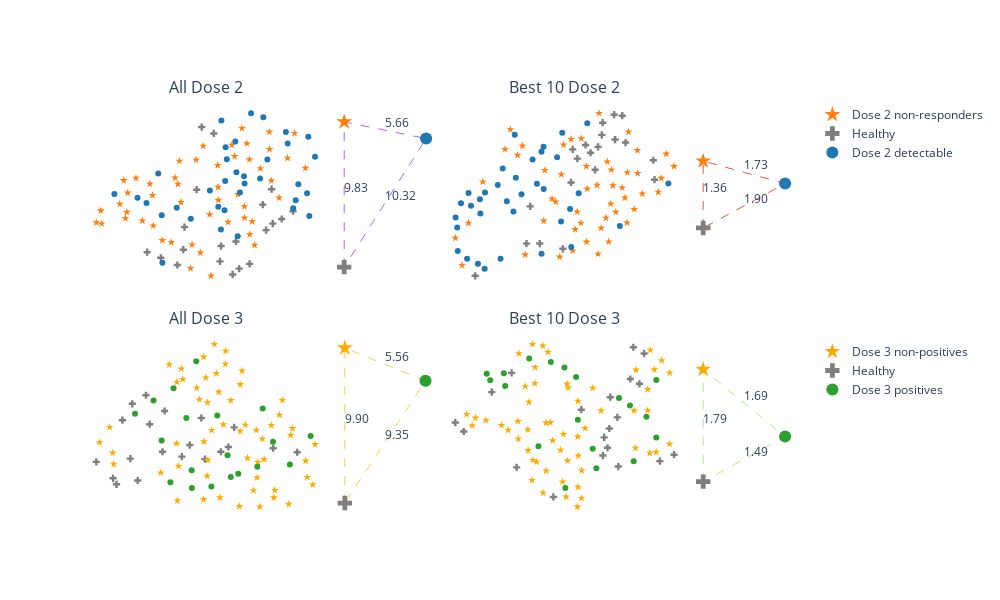

Write notebook code for a chart like this one.
### Code cell
file = open(fold + "/data_aux/immune_clean_a2.pkl","rb")
data = pk.load(file)
file.close()
data.keys()
all_x_d2_d = data["x_d2_d"]
all_x_d3_p = data["x_d3_p"]

y_d2_d = data["y_d2_d"]
y_d3_p = data["y_d3_p"]

file = open(fold + "/data_aux/feature_a1.pkl","rb")
data = pk.load(file)
file.close()

d2_d = data["d2_d"]
d3_p = data["d3_p"]
d2_d = d2_d.loc[d2_d["pvalue"]<=0.05,:]
d3_p = d3_p.loc[d3_p["pvalue"]<=0.05,:]

d2_d.sort_values(by="mu",ascending=False,inplace=True)
d2_d = d2_d.iloc[0:10,:]
d3_p.sort_values(by="mu",ascending=False,inplace=True)
d3_p = d3_p.iloc[0:10,:]

#f_d2_d = list(d2_d["var"])
#f_d3_p = list(d3_p["var"])

x_d2_d = all_x_d2_d.loc[:,list(d2_d["var"])].copy()
x_d3_p = all_x_d3_p.loc[:,list(d3_p["var"])].copy()


np.random.seed(42)
re = umap.UMAP(n_neighbors=6,min_dist=0.8)
re.fit(all_x_d2_d)
trans = re.transform(all_x_d2_d)
x1 = [c[0]  for c in trans ]
x2 = [c[1]  for c in trans ]
df = pd.DataFrame({"x1":x1,"x2":x2, "y":list(y_d2_d),"y2":list(y2_d2_d),"y3":list(y3_d2_d)})

np.random.seed(42)
re.fit(x_d2_d)
trans = re.transform(x_d2_d)
x1 = [c[0]  for c in trans ]
x2 = [c[1]  for c in trans ]
df3 = pd.DataFrame({"x1":x1,"x2":x2, "y":list(y_d2_d),"y2":list(y2_d2_d),"y3":list(y3_d2_d)})

np.random.seed(42)
re.fit(all_x_d3_p)
trans = re.transform(all_x_d3_p)
x1 = [c[0]  for c in trans ]
x2 = [c[1]  for c in trans ]
df7 = pd.DataFrame({"x1":x1,"x2":x2, "y":list(y_d3_p),"y2":list(y2_d3_p),"y3":list(y3_d3_p)})

np.random.seed(42)
re.fit(x_d3_p)
trans = re.transform(x_d3_p)
x1 = [c[0]  for c in trans ]
x2 = [c[1]  for c in trans ]
df9 = pd.DataFrame({"x1":x1,"x2":x2, "y":list(y_d3_p),"y2":list(y2_d3_p),"y3":list(y3_d3_p)})

#figure
f = go.FigureWidget(make_subplots(rows=2,cols=4,subplot_titles=["All Dose 2","","Best 10 Dose 2","","All Dose 3","","Best 10 Dose 3",""],vertical_spacing=0.10,horizontal_spacing=0,column_widths=[0.35,0.15,0.35,0.15]))
f.add_trace(go.Scatter(x=df.loc[df.y=="h","x1"],y=df.loc[df.y=="h","x2"],mode='markers',marker=dict(color="#7f7f7f",symbol="cross"),name = "Healthy",legendgroup='5',showlegend=False),row=1,col=1)
f.add_trace(go.Scatter(x=df.loc[df.y=="n","x1"],y=df.loc[df.y=="n","x2"],mode='markers',marker=dict(color="#ff7f0e",symbol="star"),name = "Dose 2 non-responders",legendgroup='5',showlegend=False),row=1,col=1)
f.add_trace(go.Scatter(x=df.loc[df.y=="d","x1"],y=df.loc[df.y=="d","x2"],mode='markers',marker=dict(color="#1f77b4"),name = "Dose 2 detectable",legendgroup='5',showlegend=False),row=1,col=1)

x,y,dhn,dhd,dnd = newton(all_x_d2_d,y_d2_d,1,2,10,d_euclidian)
data,dist,Nfig,Hfig,Dfig=figure_d2_traces(x,y,dhn,dhd,dnd,True)
f.add_trace(data,row=1,col=2)
f.add_trace(dist,row=1,col=2)
f.add_trace(Nfig,row=1,col=2)
f.add_trace(Hfig,row=1,col=2)
f.add_trace(Dfig,row=1,col=2)
f.update_yaxes(scaleanchor = "x2",scaleratio = 1,showticklabels=False,showline=False,ticks="",showgrid=False,zeroline=False,row=1,col=2)
f.update_xaxes(showticklabels=False,showline=False,ticks="",showgrid=False,zeroline=False,row=1,col=2)

f.add_trace(go.Scatter(x=df3.loc[df3.y=="h","x1"],y=df3.loc[df2.y=="h","x2"],mode='markers',marker=dict(color="#7f7f7f",symbol="cross"),name = "Healthy",legendgroup='5',showlegend=False),row=1,col=3)
f.add_trace(go.Scatter(x=df3.loc[df3.y=="n","x1"],y=df3.loc[df2.y=="n","x2"],mode='markers',marker=dict(color="#ff7f0e",symbol="star"),name = "Dose 2 non-responders",legendgroup='5',showlegend=False),row=1,col=3)
f.add_trace(go.Scatter(x=df3.loc[df3.y=="d","x1"],y=df3.loc[df2.y=="d","x2"],mode='markers',marker=dict(color="#1f77b4"),name = "Dose 2 detectable",legendgroup='5',showlegend=False),row=1,col=3)

x,y,dhn,dhd,dnd = newton(x_d2_d,y_d2_d,1,2,10,d_euclidian)
data,dist,Nfig,Hfig,Dfig=figure_d2_traces(x,y,dhn,dhd,dnd)
f.add_trace(data,row=1,col=4)
f.add_trace(dist,row=1,col=4)
f.add_trace(Nfig,row=1,col=4)
f.add_trace(Hfig,row=1,col=4)
f.add_trace(Dfig,row=1,col=4)
f.update_yaxes(scaleanchor = "x4",scaleratio = 1,showticklabels=False,showline=False,ticks="",showgrid=False,zeroline=False,row=1,col=4)
f.update_xaxes(showticklabels=False,showline=False,ticks="",showgrid=False,zeroline=False,row=1,col=4)

f.add_trace(go.Scatter(x=df7.loc[df7.y=="h","x1"],y=df7.loc[df7.y=="h","x2"],mode='markers',marker=dict(color="#7f7f7f",symbol="cross"),name = "Healthy",legendgroup='5',showlegend=False),row=2,col=1)
f.add_trace(go.Scatter(x=df7.loc[df7.y=="n","x1"],y=df7.loc[df7.y=="n","x2"],mode='markers',marker=dict(color="#ffaa00",symbol="star"),name = "Dose 3 non-positives",legendgroup='5',showlegend=False),row=2,col=1)
f.add_trace(go.Scatter(x=df7.loc[df7.y=="d","x1"],y=df7.loc[df7.y=="d","x2"],mode='markers',marker=dict(color="#2ca02c"),name = "Dose 3 positives",legendgroup='5',showlegend=False),row=2,col=1)

x,y,dhn,dhd,dnd = newton(all_x_d3_p,y_d3_p,1,2,10,d_euclidian)
data,dist,Nfig,Hfig,Dfig=figure_d3_traces(x,y,dhn,dhd,dnd,True)
f.add_trace(data,row=2,col=2)
f.add_trace(dist,row=2,col=2)
f.add_trace(Nfig,row=2,col=2)
f.add_trace(Hfig,row=2,col=2)
f.add_trace(Dfig,row=2,col=2)
f.update_yaxes(scaleanchor = "x6",scaleratio = 1,showticklabels=False,showline=False,ticks="",showgrid=False,zeroline=False,row=2,col=2)
f.update_xaxes(showticklabels=False,showline=False,ticks="",showgrid=False,zeroline=False,row=2,col=2)

f.add_trace(go.Scatter(x=df9.loc[df9.y=="h","x1"],y=df9.loc[df9.y=="h","x2"],mode='markers',marker=dict(color="#7f7f7f",symbol="cross"),name = "Healthy",legendgroup='5',showlegend=False),row=2,col=3)
f.add_trace(go.Scatter(x=df9.loc[df9.y=="n","x1"],y=df9.loc[df9.y=="n","x2"],mode='markers',marker=dict(color="#ffaa00",symbol="star"),name = "Dose 3 non-positives",legendgroup='5',showlegend=False),row=2,col=3)
f.add_trace(go.Scatter(x=df9.loc[df9.y=="d","x1"],y=df9.loc[df9.y=="d","x2"],mode='markers',marker=dict(color="#2ca02c"),name = "Dose 3 positives",legendgroup='5',showlegend=False),row=2,col=3)
f.update_layout(legend_tracegroupgap=180)

x,y,dhn,dhd,dnd = newton(x_d3_p,y_d3_p,1,2,10,d_euclidian)
data,dist,Nfig,Hfig,Dfig=figure_d3_traces(x,y,dhn,dhd,dnd)
f.add_trace(data,row=2,col=4)
f.add_trace(dist,row=2,col=4)
f.add_trace(Nfig,row=2,col=4)
f.add_trace(Hfig,row=2,col=4)
f.add_trace(Dfig,row=2,col=4)
f.update_yaxes(scaleanchor = "x8",scaleratio = 1,showticklabels=False,showline=False,ticks="",showgrid=False,zeroline=False,row=2,col=4)
f.update_xaxes(showticklabels=False,showline=False,ticks="",showgrid=False,zeroline=False,row=2,col=4)

f.update_layout(height = 600,width=1000,template= "plotly_white",showlegend=True)
f.update_xaxes(showticklabels=False,showline=False,ticks="",showgrid=False,zeroline=False)
f.update_yaxes(showticklabels=False,showline=False,ticks="",showgrid=False,zeroline=False)
#f.write_image("fig3.svg")
f

### Figure 1 — Plotly figure (JSON) as saved in the notebook; plotly's stock layout.template omitted (floating-point values rounded to 4 significant figures)
{"data": [{"legendgroup": "5", "marker": {"color": "#7f7f7f", "symbol": "cross"}, "mode": "markers", "name": "Healthy", "showlegend": false, "type": "scatter", "uid": "7da7fbef-3931-4279-a97c-ccbdc450624e", "x": [0.6915, 3.514, 2.773, 3.469, 4.601, 3.236, 1.844, 3.953, 2.115, 4.202, 1.213, 2.071, 2.58, 5.826, 5.486, 6.26, 5.102, 5.229, 5.44, 4.079], "xaxis": "x", "y": [-7.238, -6.919, -0.717, -7.715, -7.845, -1.052, -7.906, -8.398, -5.93, -8.093, -7.528, -7.109, -3.982, -5.508, -5.749, -5.105, -4.757, -6.089, -3.955, -6.68], "yaxis": "y"}, {"legendgroup": "5", "marker": {"color": "#ff7f0e", "symbol": "star"}, "mode": "markers", "name": "Dose 2 non-responders", "showlegend": false, "type": "scatter", "uid": "ff657be1-b911-4c27-9b8c-2e3f9db2bb06", "x": [5.724, 3.778, -0.3531, 6.317, 4.496, 2.404, 6.05, 3.127, 2.828, 5.355, 1.866, 4.408, 3.398, 1.923, 5.012, 2.347, 3.381, 3.076, 4.702, 5.362, 5.427, 4.592, 4.31, 1.612, 3.92, 1.271, -1.046, 4.605, 4.03, -0.04683, 0.5089, -0.1386, -0.2049, 0.9215, -1.249, -0.08311, 0.2648, 6.728, 1.98, 0.7907, 1.756, 2.562, 2.722, 0.8958, -1.078, 4.792, 4.154, 3.41, 4.402], "xaxis": "x", "y": [-4.403, -5.673, -4.727, -1.042, -1.573, -6.847, -2.335, -8.468, -1.703, -0.9691, -3.69, -5.444, -3.844, -2.485, -2.874, -8.079, -2.711, -5.271, -5.639, -1.872, -3.511, -2.405, -0.7795, -6.724, -1.652, -6.624, -5.755, -6.316, -2.242, -4.144, -5.6, -5.469, -3.497, -5.857, -5.696, -5.151, -3.379, -2.858, -4.639, -3.675, -3.364, -2.42, -7.26, -4.273, -5.074, -6.869, -4.221, -4.525, -4.856], "yaxis": "y"}, {"legendgroup": "5", "marker": {"color": "#1f77b4"}, "mode": "markers", "name": "Dose 2 detectable", "showlegend": false, "type": "scatter", "uid": "883f0c57-3031-49d6-8799-a797450839a1", "x": [3.732, 7.095, 4.656, 5.124, 5.986, 6.053, 0.6672, 6.842, 6.795, 3.645, 6.46, 4.408, 3.405, 3.085, 6.88, 3.686, 1.274, 3.507, 6.263, 4.055, 4.097, 4.232, 3.523, 1.248, 1.115, -0.5598, 0.3224, 1.819, 2.356, 6.359, 5.279, 4.388, 4.146, 5.001, 3.669], "xaxis": "x", "y": [-2.395, -2.271, 0.004329, -0.2087, -0.9804, -1.572, -4.68, -1.222, -4.166, -5.051, -3.704, -3.66, -4.868, -4.025, -5.35, -1.773, -7.782, -6.053, -4.945, -1.466, -3.077, -4.126, -0.3706, -5.316, -3.135, -4.202, -4.405, -4.919, -5.489, -4.535, -2.406, -3.279, -6.409, -3.399, -3.527], "yaxis": "y"}, {"legendgroup": "5", "line": {"dash": "dash", "width": 1}, "mode": "lines", "name": "citations", "showlegend": false, "type": "scatter", "uid": "bcca4783-ab2f-4089-9134-207d060a2ca3", "x": [0, 0, 5.543, 0], "xaxis": "x2", "y": [0, 9.831, 8.699, 0], "yaxis": "y2"}, {"legendgroup": "5", "mode": "text", "showlegend": false, "text": ["9.83", "10.32", "5.66"], "textposition": "top right", "type": "scatter", "uid": "ece5bc4d-8c52-45bb-a887-e426408bc638", "x": [0, 2.772, 2.772], "xaxis": "x2", "y": [4.915, 4.35, 9.265], "yaxis": "y2"}, {"legendgroup": "1", "marker": {"color": "#ff7f0e", "size": 12, "symbol": "star"}, "mode": "markers", "name": "Dose 2 non-responders", "showlegend": true, "type": "scatter", "uid": "b37eddbf-d495-4822-b660-63b424fa98e6", "x": [0], "xaxis": "x2", "y": [9.831], "yaxis": "y2"}, {"legendgroup": "1", "marker": {"color": "#7f7f7f", "size": 12, "symbol": "cross"}, "mode": "markers", "name": "Healthy", "showlegend": true, "type": "scatter", "uid": "ca0db368-c0bc-4ee2-9348-8c4ddc85d59c", "x": [0], "xaxis": "x2", "y": [0], "yaxis": "y2"}, {"legendgroup": "1", "marker": {"color": "#1f77b4", "size": 12}, "mode": "markers", "name": "Dose 2 detectable", "showlegend": true, "type": "scatter", "uid": "1b940535-357c-42f6-934c-716cbe8ac2e5", "x": [5.543], "xaxis": "x2", "y": [8.699], "yaxis": "y2"}, {"legendgroup": "5", "marker": {"color": "#7f7f7f", "symbol": "cross"}, "mode": "markers", "name": "Healthy", "showlegend": false, "type": "scatter", "uid": "50d1c2ff-b56b-40fd-bdb8-5ad0d61d6330", "x": [-0.8586, 0.2596, -4.992, 0.4476, 2.099, -1.548, -1.288, -0.2042, -0.9077, 2.03, -0.1506, -1.119, -1.832, -2.659, -2.303, -5.202, -2.568, -8.126, -4.446, -3.128], "xaxis": "x3", "y": [2.331, 2.663, -1.646, 1.388, -0.3766, 0.9043, 0.09371, 2.712, 1.751, 0.5471, 1.531, 1.184, 1.271, -0.509, 0.6247, -3.412, 1.066, -4.943, -3.41, -3.66], "yaxis": "y3"}, {"legendgroup": "5", "marker": {"color": "#ff7f0e", "symbol": "star"}, "mode": "markers", "name": "Dose 2 non-responders", "showlegend": false, "type": "scatter", "uid": "5375909c-8284-4c5d-b1d8-d65a170189ba", "x": [-2.311, 0.5488, 0.4141, -1.119, -6.425, -0.5919, -5.708, 0.6145, -1.173, -1.778, -3.536, -9.261, -2.428, 0.2512, -3.088, -6.117, -2.561, 0.5263, -5.277, -0.3676, 1.402, -8.512, -3.222, -3.745, -4.218, -1.065, -0.1124, 1.141, -0.2728, 3.21, -1.789, -0.6748, 2.313, -1.743, -2.099, -0.945, 0.943, -2.077, 2.765, 2.482, -4.155, -5.434, 1.118, -0.3988, -0.5133, -3.307, -7.695, -8.877, -2.657], "xaxis": "x3", "y": [-1.897, -0.03609, -1.238, -3.905, 1.069, 0.479, 0.7919, 1.898, -0.6366, -3.333, -1.43, -3.147, -2.737, -0.7561, 1.284, 2.011, -3.749, -2.42, -3.937, 0.09739, -1.044, -2.437, -0.1285, -1.287, -2.329, 2.782, -1.915, -0.07637, -0.6544, 0.2552, 0.2563, -2.196, -0.9645, -0.8062, -2.432, -2.676, -1.779, 1.579, 0.8481, -0.3031, 0.07259, 1.23, 1.014, -1.517, -3.324, -4.044, -0.4754, -4.441, 1.544], "yaxis": "y3"}, {"legendgroup": "5", "marker": {"color": "#1f77b4"}, "mode": "markers", "name": "Dose 2 detectable", "showlegend": false, "type": "scatter", "uid": "2828fd24-bb0a-4ab0-af98-566b762e9f3c", "x": [-3.231, -5.489, -6.837, -6.324, -5.812, -5.947, 0.1215, -6.56, -5.871, -9.123, -7.833, -9.243, -7.567, -4.856, -6.682, -8.939, -1.737, -4.344, -8.589, -4.231, -2.65, -7.588, -4.222, -3.456, -4.347, 2.889, -4.608, -2.227, -2.718, -8.368, -9.154, -8.507, -3.161, -7.859, -7.972], "xaxis": "x3", "y": [-2.359, -1.065, -0.626, -1.399, -0.2853, -1.89, -2.571, 0.1575, 1.753, -3.768, -1.987, -2.178, -0.9847, 0.5793, -4.135, -1.492, 2.305, -3.89, -4.138, 1.19, -3.572, -4.61, -0.8179, 0.6896, 0.9472, -0.5525, -0.5748, -1.023, -1.765, -1.618, -2.653, -1.009, 1.855, -1.306, -4.369], "yaxis": "y3"}, {"legendgroup": "5", "line": {"dash": "dash", "width": 1}, "mode": "lines", "name": "citations", "showlegend": false, "type": "scatter", "uid": "7101f88b-013b-4852-99f7-f43468d250c5", "x": [0, 0, 1.67, 0], "xaxis": "x4", "y": [0, 1.363, 0.9035, 0], "yaxis": "y4"}, {"legendgroup": "5", "mode": "text", "showlegend": false, "text": ["1.36", "1.90", "1.73"], "textposition": "top right", "type": "scatter", "uid": "7b818150-6f3c-4561-bdc3-9c810b7c6d8c", "x": [0, 0.8349, 0.8349], "xaxis": "x4", "y": [0.6815, 0.4517, 1.133], "yaxis": "y4"}, {"legendgroup": "1", "marker": {"color": "#ff7f0e", "size": 12, "symbol": "star"}, "mode": "markers", "name": "Dose 2 non-responders", "showlegend": false, "type": "scatter", "uid": "899b4f19-c644-41f0-93be-6e1d9f9400cb", "x": [0], "xaxis": "x4", "y": [1.363], "yaxis": "y4"}, {"legendgroup": "1", "marker": {"color": "#7f7f7f", "size": 12, "symbol": "cross"}, "mode": "markers", "name": "Healthy", "showlegend": false, "type": "scatter", "uid": "6890a563-e426-45b1-9e15-7b7819a941ac", "x": [0], "xaxis": "x4", "y": [0], "yaxis": "y4"}, {"legendgroup": "1", "marker": {"color": "#1f77b4", "size": 12}, "mode": "markers", "name": "Dose 2 detectable", "showlegend": false, "type": "scatter", "uid": "b9553ba7-ea04-46c1-8e07-f840e7ae4dfc", "x": [1.67], "xaxis": "x4", "y": [0.9035], "yaxis": "y4"}, {"legendgroup": "5", "marker": {"color": "#7f7f7f", "symbol": "cross"}, "mode": "markers", "name": "Healthy", "showlegend": false, "type": "scatter", "uid": "e9af6f76-f793-4e69-a6d4-a871c0f81a0f", "x": [7.808, 7.155, 14.11, 5.741, 6.441, 13.11, 6.828, 6.582, 8.584, 7.465, 7.238, 7.964, 10.11, 10.26, 9.305, 11.24, 10.92, 9.634, 11.48, 8.495], "xaxis": "x5", "y": [2.269, -0.6804, -0.386, -0.8355, -1.599, -0.1988, 1.106, -1.877, 1.536, -1.701, 1.87, 0.9205, 1.208, -0.7051, -0.5881, -0.1413, -0.3618, -0.04973, 0.7721, -0.3619], "yaxis": "y5"}, {"legendgroup": "5", "marker": {"color": "#ffaa00", "symbol": "star"}, "mode": "markers", "name": "Dose 3 non-positives", "showlegend": false, "type": "scatter", "uid": "e597c526-b854-4daf-81b9-de277927209b", "x": [10.36, 10.39, 9.341, 13.75, 14.85, 11.7, 12.29, 5.878, 14.52, 14.76, 13.13, 13.17, 12.55, 11.34, 9.118, 6.462, 10.2, 13.83, 13.03, 6.294, 13.37, 9.165, 12.43, 12.04, 13.91, 14.46, 12.73, 9.085, 12.66, 10.21, 10.83, 9.282, 10.66, 10.37, 9.096, 10.3, 9.918, 11.12, 10.89, 11.81, 11.12, 11.73, 13.49, 6.423, 10.03, 10.74, 8.779, 8.422, 12.47, 11.94, 11.02, 10.54, 12.4, 10.22, 11.73], "xaxis": "x5", "y": [-1.492, -0.7514, 3.013, -2.799, -0.01874, -2.902, -2.166, 0.06908, -1.548, -1.892, -2.499, -2.156, -2.925, 2.032, -2.636, -0.9365, -2.582, 0.41, 0.8657, 0.78, 1.35, -1.035, -1.571, -0.6556, 0.7282, -0.7875, -0.7171, 0.02358, 0.2326, 4.054, 2.426, 3.503, 4.645, 1.925, 2.884, 3.086, 2.615, 4.33, -2.497, 3.409, 3.72, 2.773, 2.039, -0.4135, 2.072, 3.289, 3.697, -1.34, -0.8568, 0.8865, 0.9015, 0.639, 0.6413, 0.1113, 0.5963], "yaxis": "y5"}, {"legendgroup": "5", "marker": {"color": "#2ca02c"}, "mode": "markers", "name": "Dose 3 positives", "showlegend": false, "type": "scatter", "uid": "b08f4d51-6cd3-4ad6-ad7a-68fd2bb99fc4", "x": [14.67, 13.1, 10.53, 9.722, 9.713, 11.34, 10.78, 11.21, 7.354, 12.67, 8.824, 12.44, 11.65, 13.8, 8.123, 8.956, 9.902, 9.489, 8.463], "xaxis": "x5", "y": [0.3741, 0.1072, -1.982, -2.051, -1.221, -1.543, 1.32, -0.5234, 1.402, 1.647, -1.78, -1.058, -1.381, -0.9513, 2.019, 2.594, 3.847, 1.209, 0.1611], "yaxis": "y5"}, {"legendgroup": "5", "line": {"dash": "dash", "width": 1}, "mode": "lines", "name": "citations", "showlegend": false, "type": "scatter", "uid": "7163651b-67f2-4c6d-864a-50825ef89b8f", "x": [0, 0, 5.152, 0], "xaxis": "x6", "y": [0, 9.899, 7.799, 0], "yaxis": "y6"}, {"legendgroup": "5", "mode": "text", "showlegend": false, "text": ["9.90", "9.35", "5.56"], "textposition": "top right", "type": "scatter", "uid": "ec88721c-1500-4359-a407-3accd07fa696", "x": [0, 2.576, 2.576], "xaxis": "x6", "y": [4.949, 3.9, 8.849], "yaxis": "y6"}, {"legendgroup": "2", "marker": {"color": "#ffaa00", "size": 12, "symbol": "star"}, "mode": "markers", "name": "Dose 3 non-positives", "showlegend": true, "type": "scatter", "uid": "3d65361d-7847-4a56-a48d-fca3c363a1e7", "x": [0], "xaxis": "x6", "y": [9.899], "yaxis": "y6"}, {"legendgroup": "2", "marker": {"color": "#7f7f7f", "size": 12, "symbol": "cross"}, "mode": "markers", "name": "Healthy", "showlegend": true, "type": "scatter", "uid": "95a4127d-83dc-4c7a-b856-e276901426b1", "x": [0], "xaxis": "x6", "y": [0], "yaxis": "y6"}, {"legendgroup": "2", "marker": {"color": "#2ca02c", "size": 12}, "mode": "markers", "name": "Dose 3 positives", "showlegend": true, "type": "scatter", "uid": "af6957e3-c99e-48d2-a33b-af4f5bcab081", "x": [5.152], "xaxis": "x6", "y": [7.799], "yaxis": "y6"}, {"legendgroup": "5", "marker": {"color": "#7f7f7f", "symbol": "cross"}, "mode": "markers", "name": "Healthy", "showlegend": false, "type": "scatter", "uid": "83f29418-863a-4799-8699-c5f3f4662573", "x": [4.281, 1.893, -2.713, -2.319, 4.437, -1.0, 4.219, 4.521, 0.1681, 3.207, -0.06669, 4.9, 5.936, 5.506, 5.651, 7.559, 6.895, 4.943, 6.157, 4.565], "xaxis": "x7", "y": [10.21, 6.496, 11.14, 10.58, 9.566, 13.04, 9.079, 10.77, 8.342, 11.94, 14.24, 11.46, 13.55, 13.85, 15.83, 9.132, 8.729, 8.393, 15.44, 12.72], "yaxis": "y7"}, {"legendgroup": "5", "marker": {"color": "#ffaa00", "symbol": "star"}, "mode": "markers", "name": "Dose 3 non-positives", "showlegend": false, "type": "scatter", "uid": "7fd2ef4c-7bb5-46ab-b27f-88793729f57a", "x": [6.982, 0.2443, 1.037, 3.02, 3.386, 2.23, 4.137, -1.276, 0.9363, -0.5434, -0.2303, 3.744, 0.8899, 1.86, 3.222, -1.769, 3.051, 2.324, 7.354, -1.921, 3.06, 2.551, 3.037, 0.7501, 6.635, 0.2277, 2.493, 0.7081, 1.023, 0.6945, 0.2772, 1.641, 1.754, 2.364, 2.531, 0.9083, 3.219, 1.554, 1.408, 1.109, 2.587, 1.545, 0.5713, -2.182, 6.321, 3.052, 1.399, 5.778, 5.686, 5.751, 6.423, 6.443, 6.724, 6.325, 7.357], "xaxis": "x7", "y": [15.01, 10.12, 14.58, 5.881, 10.79, 9.416, 11.89, 11.28, 8.784, 10.97, 10.67, 13.3, 7.54, 10.02, 8.147, 11.43, 7.114, 7.437, 14.23, 10.95, 9.065, 8.761, 10.26, 12.41, 14.44, 11.21, 6.504, 9.405, 13.59, 10.7, 15.44, 15.53, 11.15, 10.41, 13.55, 16.03, 6.418, 8.123, 6.753, 8.691, 13.31, 11.11, 13.39, 11.65, 11.89, 12.47, 15.93, 14.42, 11.88, 9.547, 9.235, 15.66, 9.295, 13.2, 9.802], "yaxis": "y7"}, {"legendgroup": "5", "marker": {"color": "#2ca02c"}, "mode": "markers", "name": "Dose 3 positives", "showlegend": false, "type": "scatter", "uid": "ab21d8f9-0f95-46e4-a49c-293b7cfca8a9", "x": [3.74, 3.044, 2.455, 6.728, 4.978, 5.667, -0.4353, 3.913, -0.372, 0.7587, 5.491, -1.238, 6.729, 1.193, -1.074, 2.961, 1.775, 2.414, 6.263], "xaxis": "x7", "y": [9.497, 11.31, 7.054, 13.79, 12.66, 8.721, 14.22, 8.279, 13.41, 15.14, 12.19, 14.18, 10.2, 9.652, 13.77, 13.99, 14.92, 14.57, 11.49], "yaxis": "y7"}, {"legendgroup": "5", "line": {"dash": "dash", "width": 1}, "mode": "lines", "name": "citations", "showlegend": false, "type": "scatter", "uid": "9e01f35f-394a-436e-9a91-2b2e6cd6e259", "x": [0, 0, 1.309, 0], "xaxis": "x8", "y": [0, 1.793, 0.7197, 0], "yaxis": "y8"}, {"legendgroup": "5", "mode": "text", "showlegend": false, "text": ["1.79", "1.49", "1.69"], "textposition": "top right", "type": "scatter", "uid": "d4a0df2e-a33c-4d8b-8359-fb81639d6a7e", "x": [0, 0.6543, 0.6543], "xaxis": "x8", "y": [0.8967, 0.3599, 1.257], "yaxis": "y8"}, {"legendgroup": "2", "marker": {"color": "#ffaa00", "size": 12, "symbol": "star"}, "mode": "markers", "name": "Dose 3 non-positives", "showlegend": false, "type": "scatter", "uid": "3226c114-647c-41a5-a0b3-804857448f25", "x": [0], "xaxis": "x8", "y": [1.793], "yaxis": "y8"}, {"legendgroup": "2", "marker": {"color": "#7f7f7f", "size": 12, "symbol": "cross"}, "mode": "markers", "name": "Healthy", "showlegend": false, "type": "scatter", "uid": "5545a4f9-fb4a-485f-b975-3ea3537519c7", "x": [0], "xaxis": "x8", "y": [0], "yaxis": "y8"}, {"legendgroup": "2", "marker": {"color": "#2ca02c", "size": 12}, "mode": "markers", "name": "Dose 3 positives", "showlegend": false, "type": "scatter", "uid": "9cc42243-240f-4c37-a037-e783717988d7", "x": [1.309], "xaxis": "x8", "y": [0.7197], "yaxis": "y8"}], "layout": {"annotations": [{"font": {"size": 16}, "showarrow": false, "text": "All Dose 2", "x": 0.175, "xanchor": "center", "xref": "paper", "y": 1, "yanchor": "bottom", "yref": "paper"}, {"font": {"size": 16}, "showarrow": false, "text": "Best 10 Dose 2", "x": 0.675, "xanchor": "center", "xref": "paper", "y": 1, "yanchor": "bottom", "yref": "paper"}, {"font": {"size": 16}, "showarrow": false, "text": "All Dose 3", "x": 0.175, "xanchor": "center", "xref": "paper", "y": 0.45, "yanchor": "bottom", "yref": "paper"}, {"font": {"size": 16}, "showarrow": false, "text": "Best 10 Dose 3", "x": 0.675, "xanchor": "center", "xref": "paper", "y": 0.45, "yanchor": "bottom", "yref": "paper"}], "height": 600, "legend": {"tracegroupgap": 180}, "showlegend": true, "width": 1000, "xaxis": {"anchor": "y", "autorange": true, "domain": [0, 0.35], "range": [-1.874, 7.72], "showgrid": false, "showline": false, "showticklabels": false, "ticks": "", "type": "linear", "zeroline": false}, "xaxis2": {"anchor": "y2", "autorange": true, "domain": [0.35, 0.5], "range": [-0.8812, 6.425], "showgrid": false, "showline": false, "showticklabels": false, "ticks": "", "type": "linear", "zeroline": false}, "xaxis3": {"anchor": "y3", "autorange": true, "domain": [0.5, 0.85], "range": [-10.2, 4.143], "showgrid": false, "showline": false, "showticklabels": false, "ticks": "", "type": "linear", "zeroline": false}, "xaxis4": {"anchor": "y4", "autorange": true, "domain": [0.85, 1], "range": [-0.2654, 1.935], "showgrid": false, "showline": false, "showticklabels": false, "ticks": "", "type": "linear", "zeroline": false}, "xaxis5": {"anchor": "y5", "autorange": true, "domain": [0, 0.35], "range": [5.059, 15.53], "showgrid": false, "showline": false, "showticklabels": false, "ticks": "", "type": "linear", "zeroline": false}, "xaxis6": {"anchor": "y6", "autorange": true, "domain": [0.35, 0.5], "range": [-0.8189, 5.97], "showgrid": false, "showline": false, "showticklabels": false, "ticks": "", "type": "linear", "zeroline": false}, "xaxis7": {"anchor": "y7", "autorange": true, "domain": [0.5, 0.85], "range": [-3.482, 8.328], "showgrid": false, "showline": false, "showticklabels": false, "ticks": "", "type": "linear", "zeroline": false}, "xaxis8": {"anchor": "y8", "autorange": true, "domain": [0.85, 1], "range": [-0.208, 1.517], "showgrid": false, "showline": false, "showticklabels": false, "ticks": "", "type": "linear", "zeroline": false}, "yaxis": {"anchor": "x", "autorange": true, "domain": [0.55, 1], "range": [-9.156, 0.6921], "showgrid": false, "showline": false, "showticklabels": false, "ticks": "", "type": "linear", "zeroline": false}, "yaxis2": {"anchor": "x2", "autorange": true, "domain": [0.55, 1], "range": [-1.586, 11.42], "scaleanchor": "x2", "scaleratio": 1, "showgrid": false, "showline": false, "showticklabels": false, "ticks": "", "type": "linear", "zeroline": false}, "yaxis3": {"anchor": "x3", "autorange": true, "domain": [0.55, 1], "range": [-5.57, 3.409], "showgrid": false, "showline": false, "showticklabels": false, "ticks": "", "type": "linear", "zeroline": false}, "yaxis4": {"anchor": "x4", "autorange": true, "domain": [0.55, 1], "range": [-1.277, 2.64], "scaleanchor": "x4", "scaleratio": 1, "showgrid": false, "showline": false, "showticklabels": false, "ticks": "", "type": "linear", "zeroline": false}, "yaxis5": {"anchor": "x5", "autorange": true, "domain": [0, 0.45], "range": [-3.54, 5.26], "showgrid": false, "showline": false, "showticklabels": false, "ticks": "", "type": "linear", "zeroline": false}, "yaxis6": {"anchor": "x6", "autorange": true, "domain": [0, 0.45], "range": [-1.092, 10.99], "scaleanchor": "x6", "scaleratio": 1, "showgrid": false, "showline": false, "showticklabels": false, "ticks": "", "type": "linear", "zeroline": false}, "yaxis7": {"anchor": "x7", "autorange": true, "domain": [0, 0.45], "range": [5.058, 16.85], "showgrid": false, "showline": false, "showticklabels": false, "ticks": "", "type": "linear", "zeroline": false}, "yaxis8": {"anchor": "x8", "autorange": true, "domain": [0, 0.45], "range": [-0.638, 2.431], "scaleanchor": "x8", "scaleratio": 1, "showgrid": false, "showline": false, "showticklabels": false, "ticks": "", "type": "linear", "zeroline": false}}}
